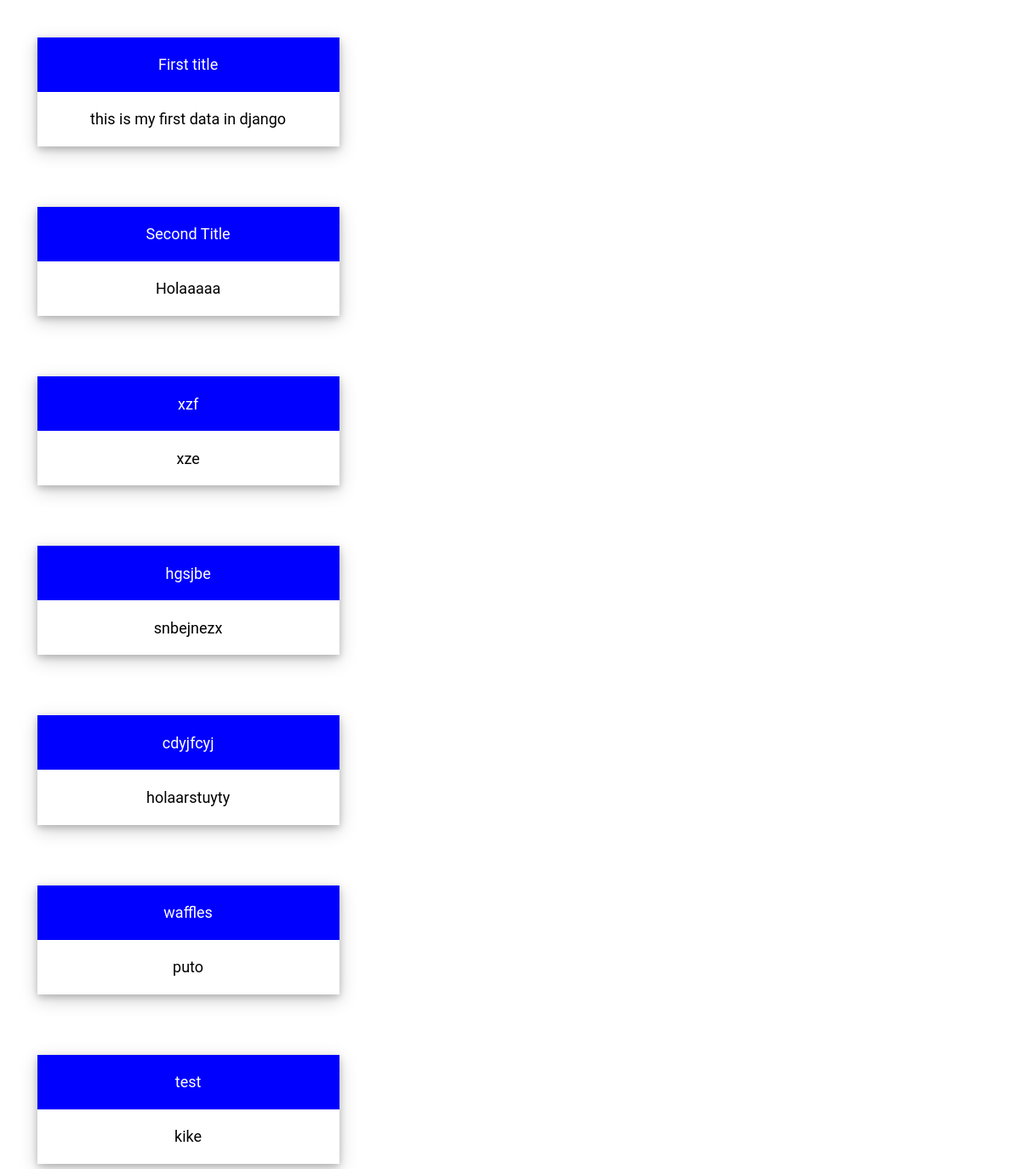
Screenshot of /info with the database file from the repository.
### info/models.py (models this page shows, shortened)
class Info(models.Model):
	title = models.CharField(max_length=55,blank=False)
	description = models.CharField(max_length=255,blank=False)

### info/views.py (the view)
# urls.py: url(r'^info$', views.GetInfo.as_view(), name='info'),
class GetInfo(View):
	def get(self,request):
		template="info.html"
		info = Info.objects.all()
		context = {
			'info': info,
		}
		return render(request,template,context)

### info/templates/info.html
{%extends "index.html"%}
{% block info %}
	{%for i in info%}
		<div class="card">
			<div class="title">
				<p>{{i.title}}</p>
			</div>
			<div class="description">
				<p>{{i.description}}</p>
			</div>
		</div>
	{%endfor%}
{% endblock info %}

### templates/index.html (shortened to what this page needs)
<!DOCTYPE html>
<html lang="en">
<head>
	{% load static from staticfiles %}
	<link rel="stylesheet" href="{% static "/styles.css" %}">
</head>
<body>
	<div class="container">
		{% block info %}
		{% endblock info %}
	</div>
</body>
</html>

### static/styles.css (style rules this page uses)
body { font-family: 'Roboto', sans-serif; font-size: 18px; background: #ffff; }
.container { display: grid; }
.card { width: 30%; box-shadow: 0 3px 8px 0 rgba(0,0,0,0.2),0 6px 20px 0 rgba(0,0,0,0.19) !important; margin: 3%; }
.title { background-color: blue; color: #ffffff; text-align: center; padding: 1% }
.description { text-align: center; padding: 1%; }

### rows the page displays
Info: title "First title", description "this is my first data in django"
Info: title "Second Title", description "Holaaaaa"
Info: title "xzf", description "xze"
Info: title "hgsjbe", description "snbejnezx"
Info: title "cdyjfcyj", description "holaarstuyty"
Info: title "waffles", description "puto"
Info: title "test", description "kike"
